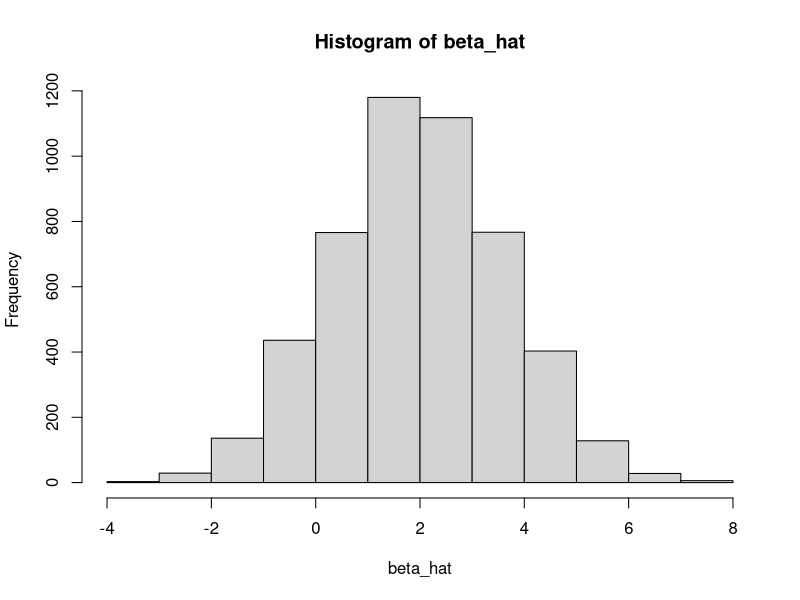
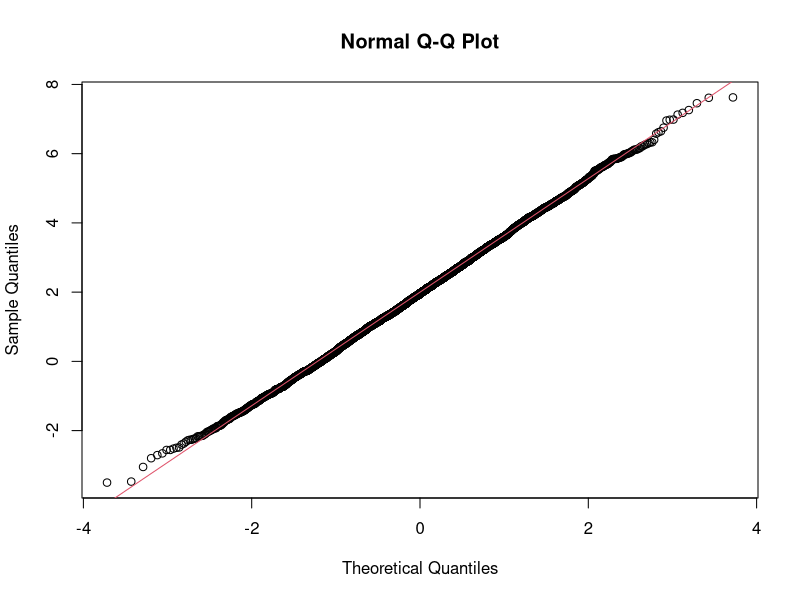

The R script that drew these images, in order:
#a
n = 10
n.trial = 5000

x = c(1:n)
beta_hat = c(1:n.trial)
SSE = c(1:n.trial)
y_true = 10 + 2*x
sigma_eps = 15

set.seed(123)
for (trial in 1:n.trial) {
  y_obs = y_true + rnorm(n, 0, sigma_eps)
  beta_hat[trial] = (mean(y_obs*x) - mean(x) * mean(y_obs))/(mean(x^2) - mean(x)^2)
  SSE[trial] = sum((y_obs - y_true)^2)
}
hist(beta_hat)

#b
mean(beta_hat)

#c 
sd(beta_hat)
SSE = mean(SSE)
Sxx = sum((x - mean(x))^2)
sigma_eps/sqrt(Sxx)

#d
qqnorm(beta_hat)
abline(2, 1.64, col = 2)